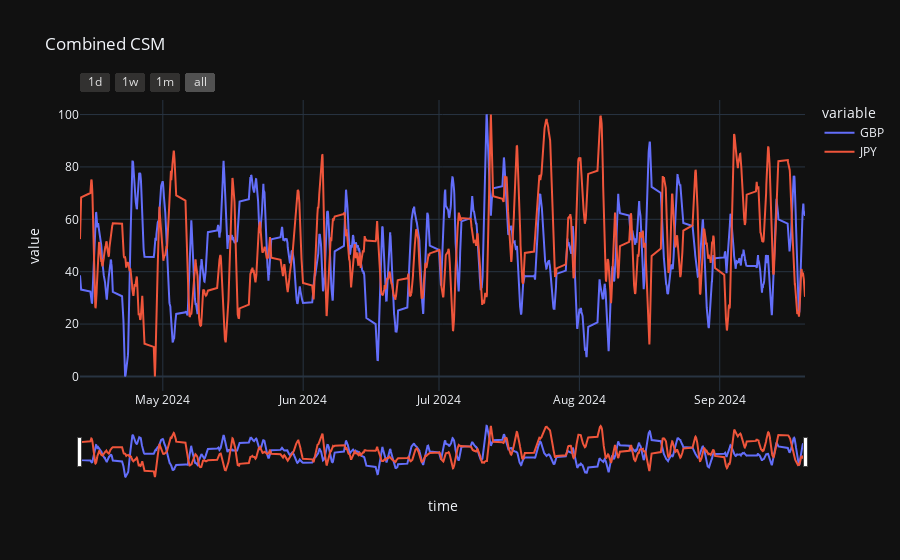

The notebook cell saved with this chart:
### Code cell
currencies_to_plot = ['GBP', 'JPY']  # You can modify this list as needed

# Create a new DataFrame to hold CSM data for all specified currencies
combined_csm_df = pd.DataFrame()

for currency in currencies_to_plot:
    if currency in csm_data:
        # Add the CSM data for this currency to the combined DataFrame
        combined_csm_df[currency] = csm_data[currency]['csm']
        
        # If we haven't set the 'time' column yet, use this currency's time data
        if 'time' not in combined_csm_df.columns:
            combined_csm_df['time'] = csm_data[currency]['time']

# Sort the combined DataFrame by time
combined_csm_df.sort_values('time', inplace=True)

# Plot the combined CSM data
plot_plotly(combined_csm_df, 'Combined CSM', currencies_to_plot)

### Figure 1 — Plotly figure (JSON) as saved in the notebook; plotly's stock layout.template omitted (floating-point values rounded to 4 significant figures; data arrays with more than 128 entries replaced by an {"elided": "..."} marker saying what was removed)
{"data": [{"hovertemplate": "variable=GBP<br>time=%{x}<br>value=%{y}<extra></extra>", "legendgroup": "GBP", "line": {"color": "#636efa", "dash": "solid"}, "marker": {"symbol": "circle"}, "mode": "lines", "name": "GBP", "orientation": "v", "showlegend": true, "type": "scatter", "x": {"elided": "2729 str values"}, "xaxis": "x", "y": {"elided": "2729 float values"}, "yaxis": "y"}, {"hovertemplate": "variable=JPY<br>time=%{x}<br>value=%{y}<extra></extra>", "legendgroup": "JPY", "line": {"color": "#EF553B", "dash": "solid"}, "marker": {"symbol": "circle"}, "mode": "lines", "name": "JPY", "orientation": "v", "showlegend": true, "type": "scatter", "x": {"elided": "2729 str values"}, "xaxis": "x", "y": {"elided": "2729 float values"}, "yaxis": "y"}], "layout": {"legend": {"title": {"text": "variable"}, "tracegroupgap": 0}, "title": {"text": "Combined CSM"}, "updatemenus": [{"direction": "right", "type": "buttons", "x": 0.5, "xanchor": "center", "y": 1.15, "yanchor": "top"}], "xaxis": {"anchor": "y", "domain": [0, 1], "rangeselector": {"activecolor": "#515151", "bgcolor": "#323130", "buttons": [{"count": 1, "label": "1d", "step": "day", "stepmode": "backward"}, {"count": 7, "label": "1w", "step": "day", "stepmode": "backward"}, {"count": 1, "label": "1m", "step": "month", "stepmode": "backward"}, {"step": "all"}], "font": {"color": "#E0E0E0"}}, "rangeslider": {"visible": true}, "title": {"text": "time"}, "type": "date"}, "yaxis": {"anchor": "x", "domain": [0, 1], "title": {"text": "value"}}}}
